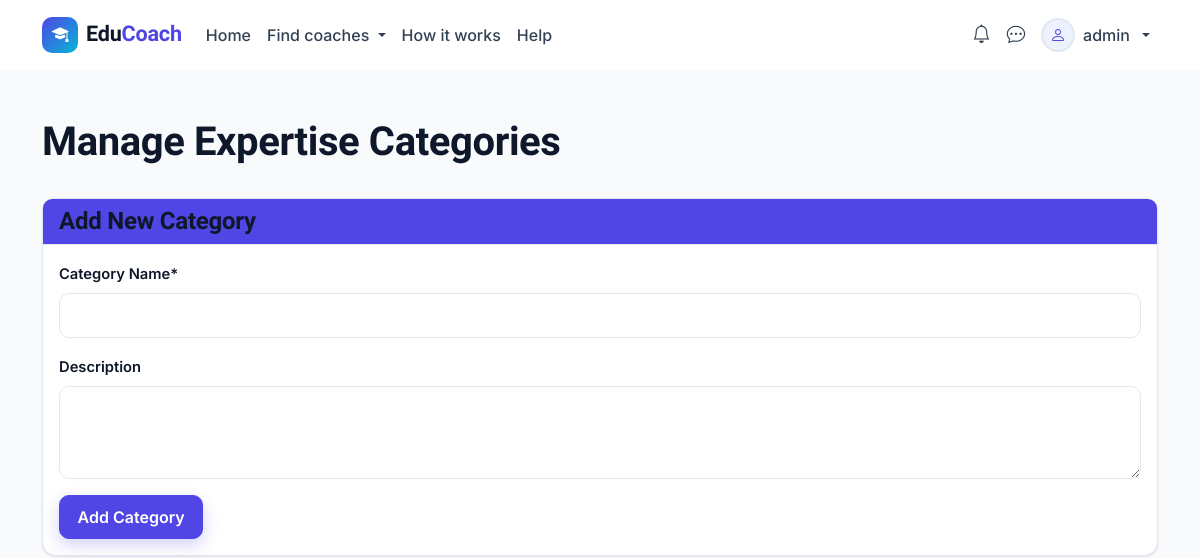
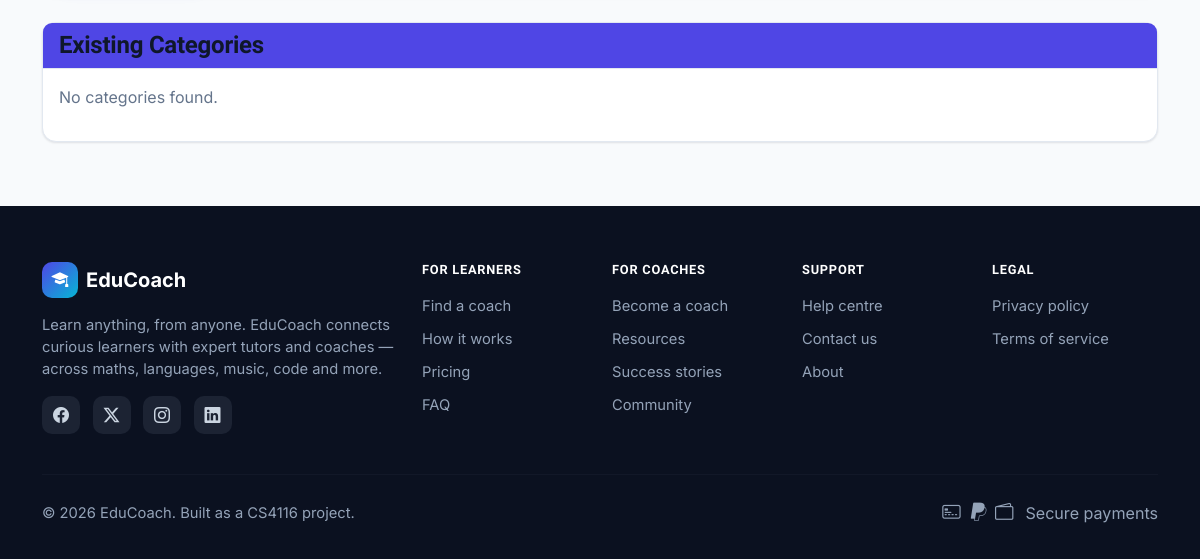
Before: /pages/manage-categories.php (signed in) with the older database file (2 pictures, top to bottom).
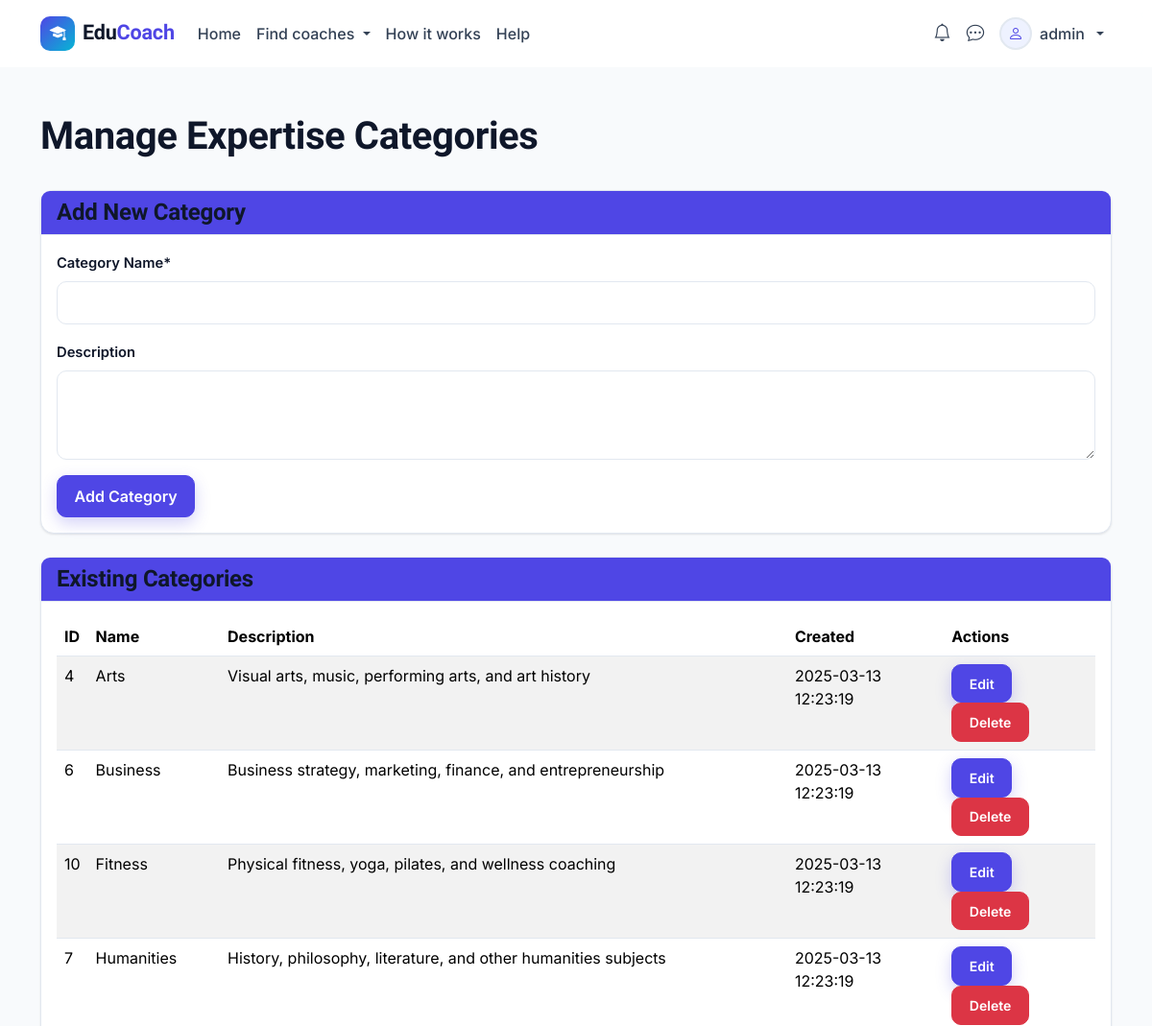
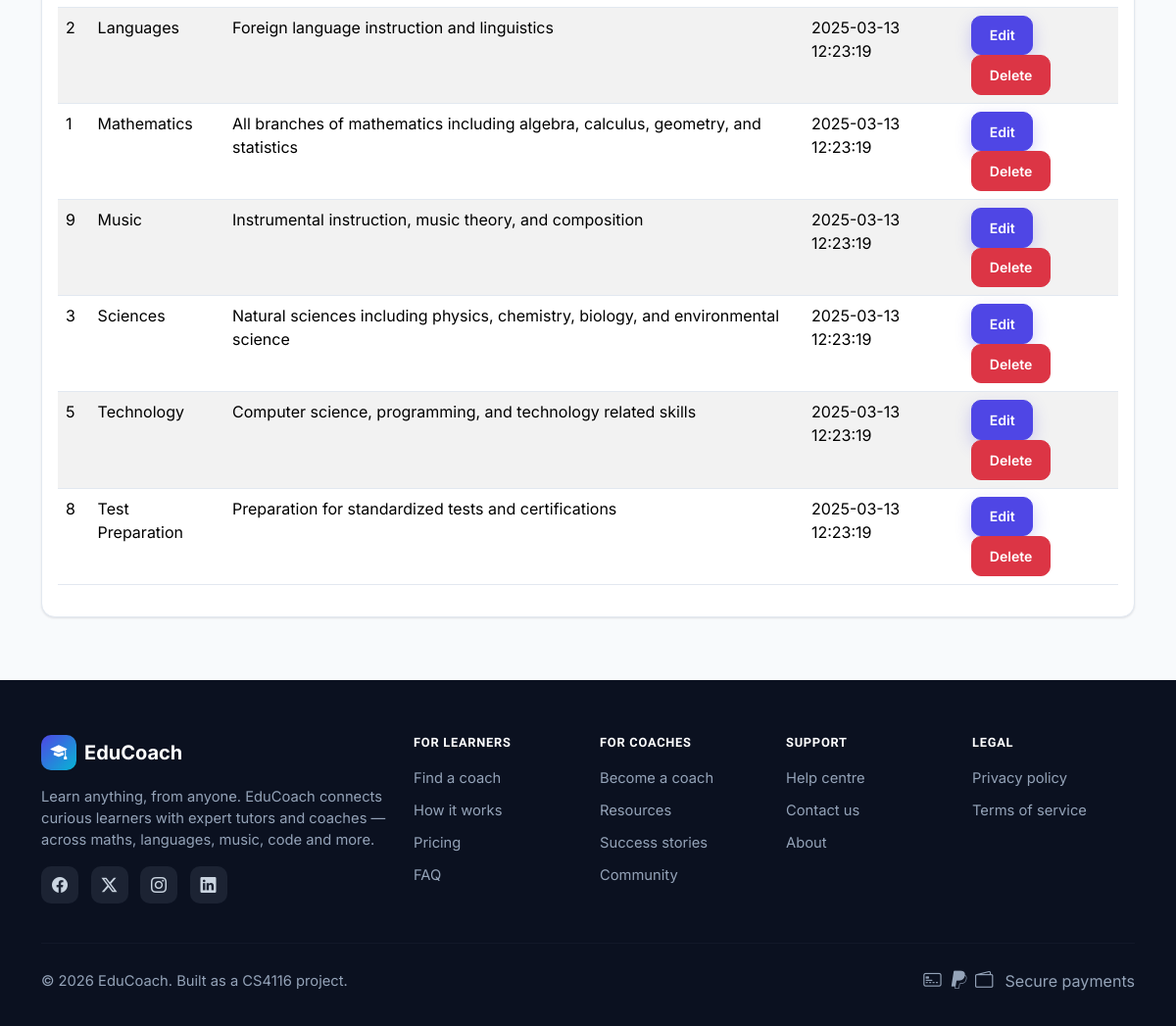
After: the same page with the newer database file (2 pictures, top to bottom).
### tables this page shows
CREATE TABLE IF NOT EXISTS Expertise_Categories (
    category_id INT PRIMARY KEY AUTO_INCREMENT,
    category_name VARCHAR(100) NOT NULL,
    description TEXT,
    created_at TIMESTAMP DEFAULT CURRENT_TIMESTAMP
);

### pages/manage-categories.php (the view, shortened to what this page needs)
<?php
require_once __DIR__ . '/../includes/db_connection.php';
$category_to_edit = null;
try {
    $stmt = $pdo->prepare("SELECT * FROM Expertise_Categories ORDER BY category_name");
    $stmt->execute();
    $categories = $stmt->fetchAll(PDO::FETCH_ASSOC);
} catch (PDOException $e) {
    $error_message = "Database error: " . $e->getMessage();
    $categories = [];
}
include __DIR__ . '/../includes/header.php';
?>
<div class="container mt-5">
    <div class="row">
        <div class="col-md-12">
            <div class="d-flex justify-content-between align-items-center mb-4">
                <h1><?= $category_to_edit ? 'Edit Category' : 'Manage Expertise Categories' ?></h1>
            </div>
            <div class="card mb-4">
                <div class="card-header bg-primary text-white">
                    <h4 class="mb-0"><?= $category_to_edit ? 'Edit Category' : 'Add New Category' ?></h4>
                </div>
                <div class="card-body">
                    <form method="post" action="manage-categories.php">
                        <div class="mb-3">
                            <label for="category_name" class="form-label">Category Name*</label>
                            <input type="text" class="form-control" id="category_name" name="category_name" required
                                   value="<?= $category_to_edit ? htmlspecialchars($category_to_edit['category_name']) : '' ?>">
                        </div>
                        <div class="mb-3">
                            <label for="description" class="form-label">Description</label>
                            <textarea class="form-control" id="description" name="description" rows="3"><?= $category_to_edit ? htmlspecialchars($category_to_edit['description']) : '' ?></textarea>
                        </div>
                        <button type="submit" class="btn btn-primary">
                            <?= $category_to_edit ? 'Update Category' : 'Add Category' ?>
                        </button>
                    </form>
                </div>
            </div>
            <?php if (!$category_to_edit): ?>
                <div class="card">
                    <div class="card-header bg-primary text-white">
                        <h4 class="mb-0">Existing Categories</h4>
                    </div>
                    <div class="card-body">
                        <?php if (empty($categories)): ?>
                            <p class="text-muted">No categories found.</p>
                        <?php else: ?>
                            <div class="table-responsive">
                                <table class="table table-striped">
                                    <thead>
                                        <tr>
                                            <th>ID</th>
                                            <th>Name</th>
                                            <th>Description</th>
                                            <th>Created</th>
                                            <th>Actions</th>
                                        </tr>
                                    </thead>
                                    <tbody>
                                        <?php foreach ($categories as $category): ?>
                                            <tr>
                                                <td><?= $category['category_id'] ?></td>
                                                <td><?= htmlspecialchars($category['category_name']) ?></td>
                                                <td><?= htmlspecialchars($category['description'] ?? '') ?></td>
                                                <td><?= $category['created_at'] ?></td>
                                                <td>
                                                    <a href="manage-categories.php?edit=<?= $category['category_id'] ?>" class="btn btn-sm btn-primary">Edit</a>
                                                    <a href="manage-categories.php?delete=<?= $category['category_id'] ?>" class="btn btn-sm btn-danger"
                                                       onclick="return confirm('Are you sure you want to delete this category?')">Delete</a>
                                                </td>
                                            </tr>
                                        <?php endforeach; ?>
                                    </tbody>
                                </table>
                            </div>
                        <?php endif; ?>
                    </div>
                </div>
            <?php endif; ?>
        </div>
    </div>
</div>
<?php include __DIR__ . '/../includes/footer.php'; ?>

Changed rows visible on the page:
added expertise_categories: category_id "4", category_name "Arts", description "Visual arts, music, performing arts, and art history", created_at "2025-03-13 12:23:19"
added expertise_categories: category_id "6", category_name "Business", description "Business strategy, marketing, finance, and entrepreneurship", created_at "2025-03-13 12:23:19"
added expertise_categories: category_id "10", category_name "Fitness", description "Physical fitness, yoga, pilates, and wellness coaching", created_at "2025-03-13 12:23:19"
added expertise_categories: category_id "7", category_name "Humanities", description "History, philosophy, literature, and other humanities subjects", created_at "2025-03-13 12:23:19"
added expertise_categories: category_id "2", category_name "Languages", description "Foreign language instruction and linguistics", created_at "2025-03-13 12:23:19"
added expertise_categories: category_id "1", category_name "Mathematics", description "All branches of mathematics including algebra, calculus, geometry, and statistics", created_at "2025-03-13 12:23:19"
added expertise_categories: category_id "9", category_name "Music", description "Instrumental instruction, music theory, and composition", created_at "2025-03-13 12:23:19"
added expertise_categories: category_id "3", category_name "Sciences", description "Natural sciences including physics, chemistry, biology, and environmental science", created_at "2025-03-13 12:23:19"
added expertise_categories: category_id "5", category_name "Technology", description "Computer science, programming, and technology related skills", created_at "2025-03-13 12:23:19"
added expertise_categories: category_id "8", category_name "Test Preparation", description "Preparation for standardized tests and certifications", created_at "2025-03-13 12:23:19"
Other visible differences:
text no longer shown: "No categories found."
text now shown: "ID Name Description Created Actions"
